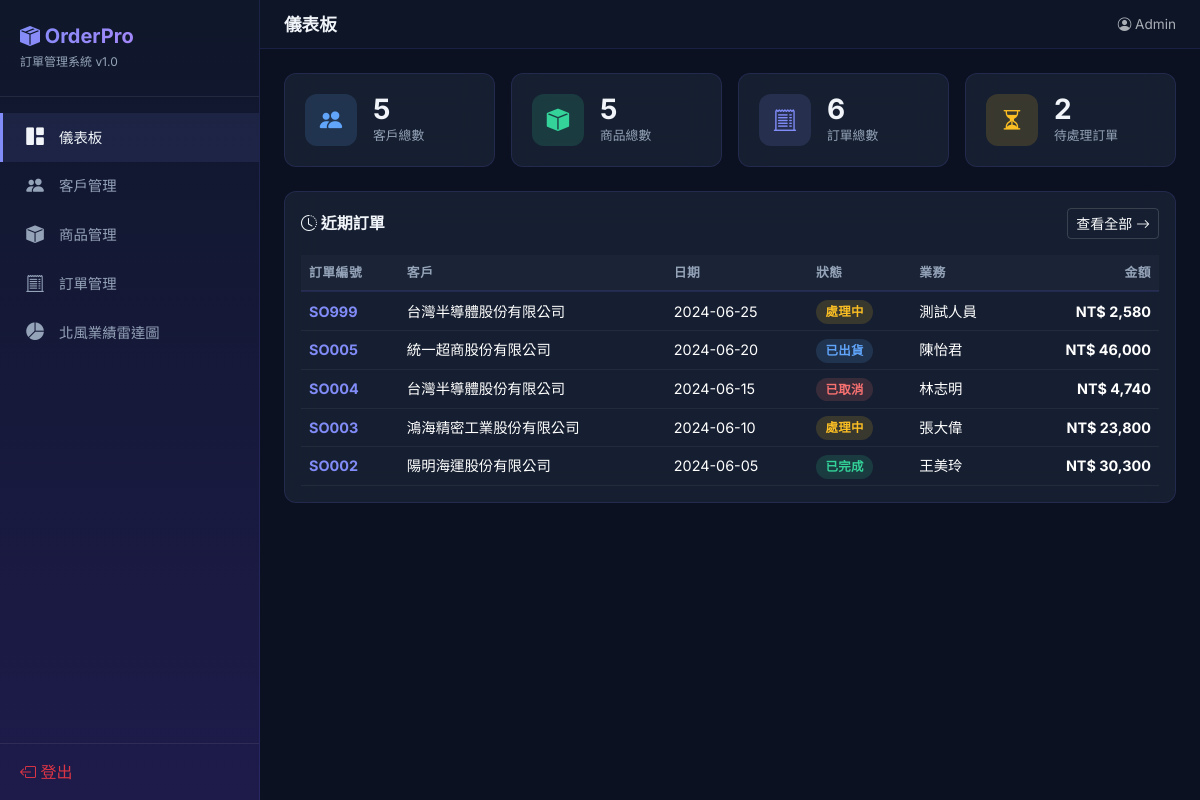
Page / (signed in) on the earlier database version.
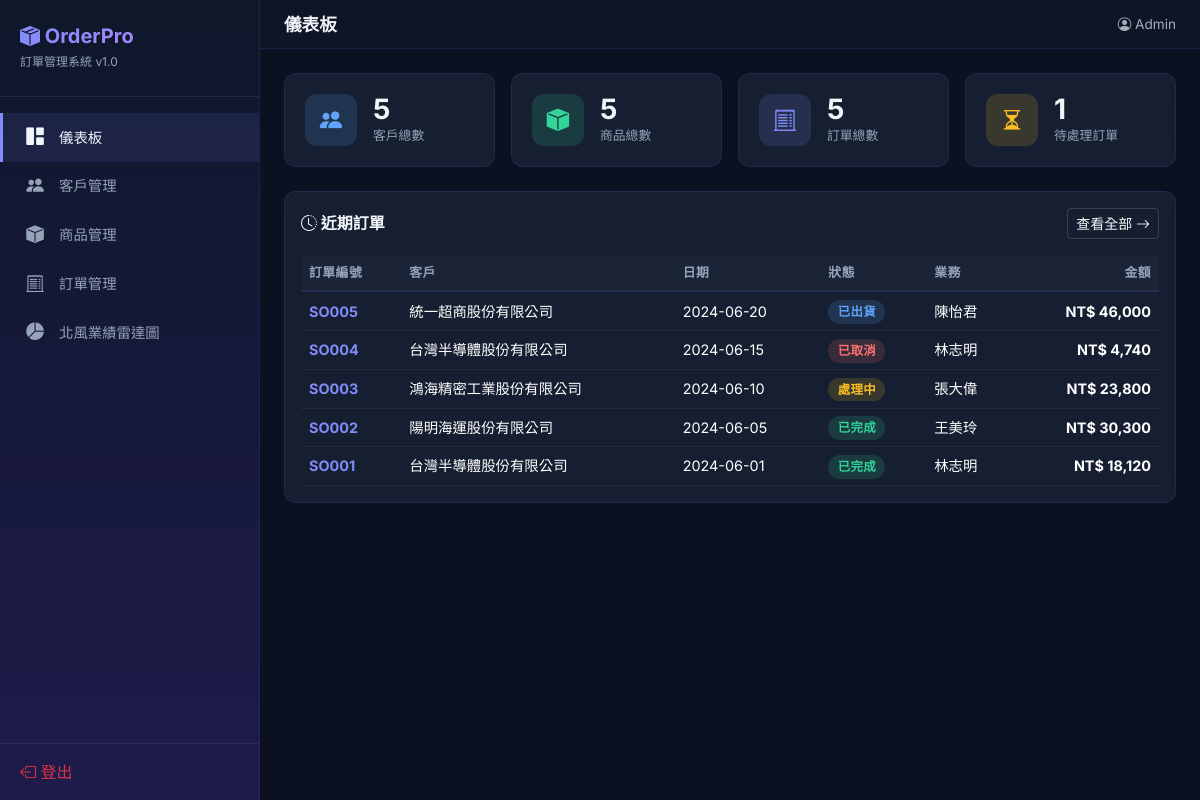
Same page on the later database version.
### tables this page shows
CREATE TABLE orders (
    訂單編號  TEXT PRIMARY KEY,
    客戶編號  TEXT NOT NULL,
    訂單日期  TEXT NOT NULL,
    狀態      TEXT NOT NULL DEFAULT '處理中',
    業務人員  TEXT,
    FOREIGN KEY (客戶編號) REFERENCES customer(客戶編號)
);

### app.py (the view)
@app.route('/')
@login_required
def dashboard():
    db = get_db()
    stats = {
        'customers': db.execute('SELECT COUNT(*) FROM customer').fetchone()[0],
        'products':  db.execute('SELECT COUNT(*) FROM product').fetchone()[0],
        'orders':    db.execute('SELECT COUNT(*) FROM orders').fetchone()[0],
        'pending':   db.execute('SELECT COUNT(*) FROM orders WHERE 狀態=?', ('處理中',)).fetchone()[0],
    }
    recent_orders = db.execute('''
        SELECT o.*, c.名稱 AS 客戶名稱,
               COALESCE(SUM(oi.數量 * oi.單價), 0) AS 訂單總額
        FROM orders o
        JOIN customer c ON o.客戶編號 = c.客戶編號
        LEFT JOIN order_item oi ON o.訂單編號 = oi.訂單編號
        GROUP BY o.訂單編號
        ORDER BY o.訂單日期 DESC
        LIMIT 5
    ''').fetchall()
    return render_template('dashboard.html', stats=stats, recent_orders=recent_orders)

### app.py (called while the page is built)
def get_db():
    if 'db' not in g:
        g.db = sqlite3.connect(DATABASE)
        g.db.row_factory = sqlite3.Row
        g.db.execute('PRAGMA foreign_keys = ON')
    return g.db

def login_required(f):
    @wraps(f)
    def decorated(*args, **kwargs):
        if not session.get('logged_in') or session.get('role') != 'admin':
            flash('請先以管理員身分登入系統', 'warning')
            return redirect(url_for('login'))
        return f(*args, **kwargs)
    return decorated

### templates/dashboard.html (shortened to what this page needs)
{% extends "base.html" %}
{% block page_title %}儀表板{% endblock %}
{% block content %}
<div class="row g-3 mb-4">
  <div class="col-xl-3 col-md-6">
    <div class="glass-card stat-card">
      <div class="stat-icon" style="background:rgba(96,165,250,0.15); color:#60a5fa;">
        <i class="bi bi-people-fill"></i>
      </div>
      <div>
        <div class="stat-value">{{ stats.customers }}</div>
        <div class="stat-label">客戶總數</div>
      </div>
    </div>
  </div>
  <div class="col-xl-3 col-md-6">
    <div class="glass-card stat-card">
      <div class="stat-icon" style="background:rgba(52,211,153,0.15); color:#34d399;">
        <i class="bi bi-box-fill"></i>
      </div>
      <div>
        <div class="stat-value">{{ stats.products }}</div>
        <div class="stat-label">商品總數</div>
      </div>
    </div>
  </div>
  <div class="col-xl-3 col-md-6">
    <div class="glass-card stat-card">
      <div class="stat-icon" style="background:rgba(129,140,248,0.15); color:#818cf8;">
        <i class="bi bi-receipt-cutoff"></i>
      </div>
      <div>
        <div class="stat-value">{{ stats.orders }}</div>
        <div class="stat-label">訂單總數</div>
      </div>
    </div>
  </div>
  <div class="col-xl-3 col-md-6">
    <div class="glass-card stat-card">
      <div class="stat-icon" style="background:rgba(251,191,36,0.15); color:#fbbf24;">
        <i class="bi bi-hourglass-split"></i>
      </div>
      <div>
        <div class="stat-value">{{ stats.pending }}</div>
        <div class="stat-label">待處理訂單</div>
      </div>
    </div>
  </div>
</div>
<div class="glass-card p-0">
  <div class="d-flex align-items-center justify-content-between p-3 pb-0">
    <h6 class="mb-0 fw-bold"><i class="bi bi-clock-history"></i> 近期訂單</h6>
    <a href="{{ url_for('orders') }}" class="btn btn-sm btn-outline-light">
      查看全部 <i class="bi bi-arrow-right"></i>
    </a>
  </div>
  <div class="table-responsive p-3">
    <table class="table table-dark-custom table-hover mb-0">
      <thead>
        <tr>
          <th>訂單編號</th>
          <th>客戶</th>
          <th>日期</th>
          <th>狀態</th>
          <th>業務</th>
          <th class="text-end">金額</th>
        </tr>
      </thead>
      <tbody>
        {% for o in recent_orders %}
        <tr style="cursor:pointer;" onclick="location.href='{{ url_for('order_detail', order_id=o['訂單編號']) }}'">
          <td class="fw-bold" style="color:var(--clr-primary)">{{ o['訂單編號'] }}</td>
          <td>{{ o['客戶名稱'] }}</td>
          <td>{{ o['訂單日期'] }}</td>
          <td>
            {% if o['狀態'] == '處理中' %}
              <span class="badge-status badge-processing">{{ o['狀態'] }}</span>
            {% elif o['狀態'] == '已出貨' %}
              <span class="badge-status badge-shipped">{{ o['狀態'] }}</span>
            {% elif o['狀態'] == '已完成' %}
              <span class="badge-status badge-completed">{{ o['狀態'] }}</span>
            {% else %}
              <span class="badge-status badge-cancelled">{{ o['狀態'] }}</span>
            {% endif %}
          </td>
          <td>{{ o['業務人員'] }}</td>
          <td class="text-end fw-bold">NT$ {{ '{:,.0f}'.format(o['訂單總額']) }}</td>
        </tr>
        {% endfor %}
      </tbody>
    </table>
  </div>
</div>
{% endblock %}

Differences in the rows shown:
removed orders: 訂單編號 "SO999", 客戶名稱 "台灣半導體股份有限公司", 訂單日期 "2024-06-25", 狀態 "處理中", 業務人員 "測試人員", 訂單總額 "2,580"
now on this page (row unchanged): orders: 訂單編號 "SO001", 客戶名稱 "台灣半導體股份有限公司", 訂單日期 "2024-06-01", 狀態 "已完成", 業務人員 "林志明", 訂單總額 "18,120"
Other differences:
{{ stats.orders }}: "6" → "5"
{{ stats.pending }}: "2" → "1"
